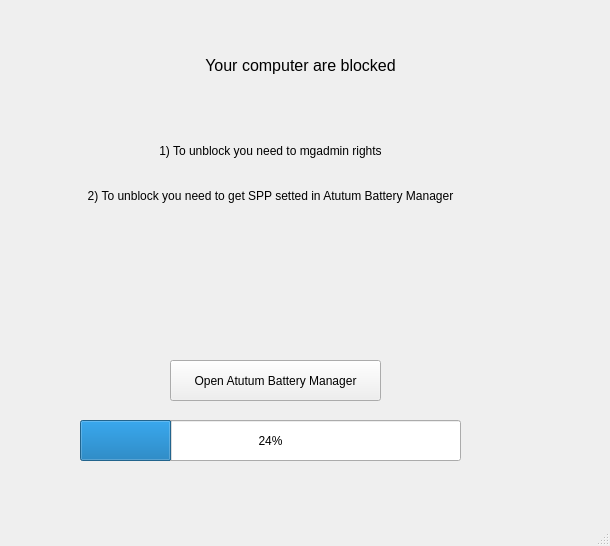
<?xml version="1.0" encoding="UTF-8"?>
<ui version="4.0">
 <class>MainWindow</class>
 <widget class="QMainWindow" name="MainWindow">
  <property name="geometry">
   <rect>
    <x>0</x>
    <y>0</y>
    <width>610</width>
    <height>546</height>
   </rect>
  </property>
  <property name="windowTitle">
   <string>Blocked</string>
  </property>
  <widget class="QWidget" name="centralwidget">
   <widget class="QLabel" name="label">
    <property name="geometry">
     <rect>
      <x>0</x>
      <y>10</y>
      <width>601</width>
      <height>111</height>
     </rect>
    </property>
    <property name="font">
     <font>
      <pointsize>12</pointsize>
     </font>
    </property>
    <property name="cursor">
     <cursorShape>ForbiddenCursor</cursorShape>
    </property>
    <property name="text">
     <string>Your computer are blocked</string>
    </property>
    <property name="alignment">
     <set>Qt::AlignCenter</set>
    </property>
   </widget>
   <widget class="QLabel" name="label_2">
    <property name="geometry">
     <rect>
      <x>10</x>
      <y>100</y>
      <width>521</width>
      <height>101</height>
     </rect>
    </property>
    <property name="text">
     <string>1) To unblock you need to mgadmin rights</string>
    </property>
    <property name="alignment">
     <set>Qt::AlignCenter</set>
    </property>
   </widget>
   <widget class="QLabel" name="label_3">
    <property name="geometry">
     <rect>
      <x>10</x>
      <y>170</y>
      <width>521</width>
      <height>51</height>
     </rect>
    </property>
    <property name="text">
     <string>2) To unblock you need to get SPP setted in Atutum Battery Manager</string>
    </property>
    <property name="alignment">
     <set>Qt::AlignCenter</set>
    </property>
   </widget>
   <widget class="QProgressBar" name="progressBar">
    <property name="geometry">
     <rect>
      <x>80</x>
      <y>420</y>
      <width>381</width>
      <height>41</height>
     </rect>
    </property>
    <property name="value">
     <number>24</number>
    </property>
   </widget>
   <widget class="QPushButton" name="pushButton">
    <property name="geometry">
     <rect>
      <x>170</x>
      <y>360</y>
      <width>211</width>
      <height>41</height>
     </rect>
    </property>
    <property name="text">
     <string>Open Atutum Battery Manager</string>
    </property>
   </widget>
  </widget>
  <widget class="QMenuBar" name="menubar">
   <property name="geometry">
    <rect>
     <x>0</x>
     <y>0</y>
     <width>610</width>
     <height>26</height>
    </rect>
   </property>
  </widget>
  <widget class="QStatusBar" name="statusbar"/>
 </widget>
 <resources/>
 <connections/>
</ui>
